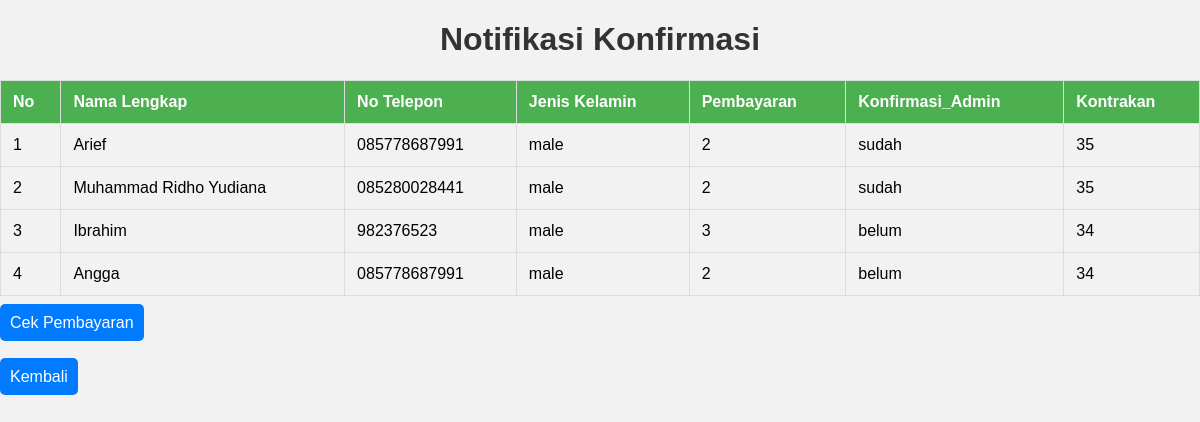
The page /notifpesanan.php (signed in) on the database its author committed.
### tables this page shows
CREATE TABLE `pemesanan` (
  `id_pesanan` int(11) NOT NULL,
  `nama` text NOT NULL,
  `no_tlp` varchar(255) NOT NULL,
  `jk` varchar(10) NOT NULL,
  `id_bayar` int(11) NOT NULL,
  `status` varchar(255) NOT NULL DEFAULT 'belum',
  `no_kontrakan` int(11) NOT NULL,
  `gambar` text NOT NULL
);

### notifpesanan.php (the view, shortened to what this page needs)
<?php
include 'function.php';
$querry = "SELECT * FROM pemesanan";
$result =  mysqli_query($koneksi, $querry);
?>
<!DOCTYPE html>
<html lang="en">
<head>
</head>
<body>
    <h1 class="animated-heading">Notifikasi Konfirmasi</h1>
    <form action="" method="post">
        <table border="1px" cellspacing="0">
            <thead>
                <tr>
                    <th>No</th>
                    <th>Nama Lengkap</th>
                    <th>No Telepon</th>
                    <th>Jenis Kelamin</th>
                    <th>Pembayaran</th>
                    <th>Konfirmasi_Admin</th>
                    <th>Kontrakan</th>
                </tr>
            </thead>
            <tbody>
                <?php
                $no = 1;
                while ($result && $row = mysqli_fetch_assoc($result)) {
                ?>
                    <tr>
                        <td><?php echo $no; ?></td>
                        <td><?php echo $row['nama']; ?></td>
                        <td><?php echo $row['no_tlp']; ?></td>
                        <td><?php echo $row['jk']; ?></td>
                        <td><?php echo $row['id_bayar']; ?></td>
                        <td><?php echo $row['status']; ?></td>
                        <td><?php echo $row['no_kontrakan']; ?></td>
                    </tr>
                <?php
                    $no++;
                }
                ?>
            </tbody>
        </table>
    </form>
    <br>
    <a href="pembayaran.php">Cek Pembayaran</a>
            <div class="kembali">
                <br>
                    <br>
            <a href="homepage.php">Kembali</a>
            </div>
</body>
</html>

### notifpesanan.php (style rules this page uses)
body { font-family: "Arial", sans-serif; background-color: #f2f2f2; margin: 0; padding: 0; }
.animated-heading { color: #333; text-align: center; opacity: 0; animation: fadeIn 1s ease-in-out forwards; }
a { text-align: center; padding: 10px; margin-top: 20px; background-color: #007BFF; color: white; text-decoration: none; border-radius: 5px; }
.kembali a { text-align: center; padding: 10px; margin-top: 20px; background-color: #007BFF; color: white; text-decoration: none; border-radius: 5px; }
table { width: 100%; border-collapse: collapse; margin-top: 20px; }
table, th, td { border: 1px solid #ddd; }
th, td { padding: 12px; text-align: left; }
th { background-color: #4caf50; color: white; }
tbody tr:nth-child(even) { background-color: #f2f2f2; }

### rows shown on the page
pemesanan: nama "Arief", no_tlp "085778687991", jk "male", id_bayar "2", status "sudah", no_kontrakan "35"
pemesanan: nama "Muhammad Ridho Yudiana", no_tlp "085280028441", jk "male", id_bayar "2", status "sudah", no_kontrakan "35"
pemesanan: nama "Ibrahim", no_tlp "982376523", jk "male", id_bayar "3", status "belum", no_kontrakan "34"
pemesanan: nama "Angga", no_tlp "085778687991", jk "male", id_bayar "2", status "belum", no_kontrakan "34"
